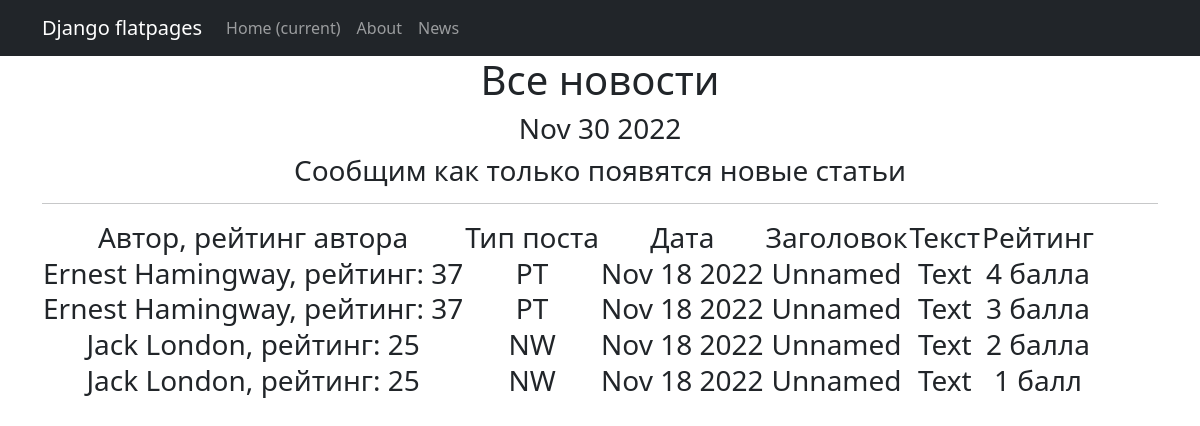
The page /news/ on the database as committed earlier.
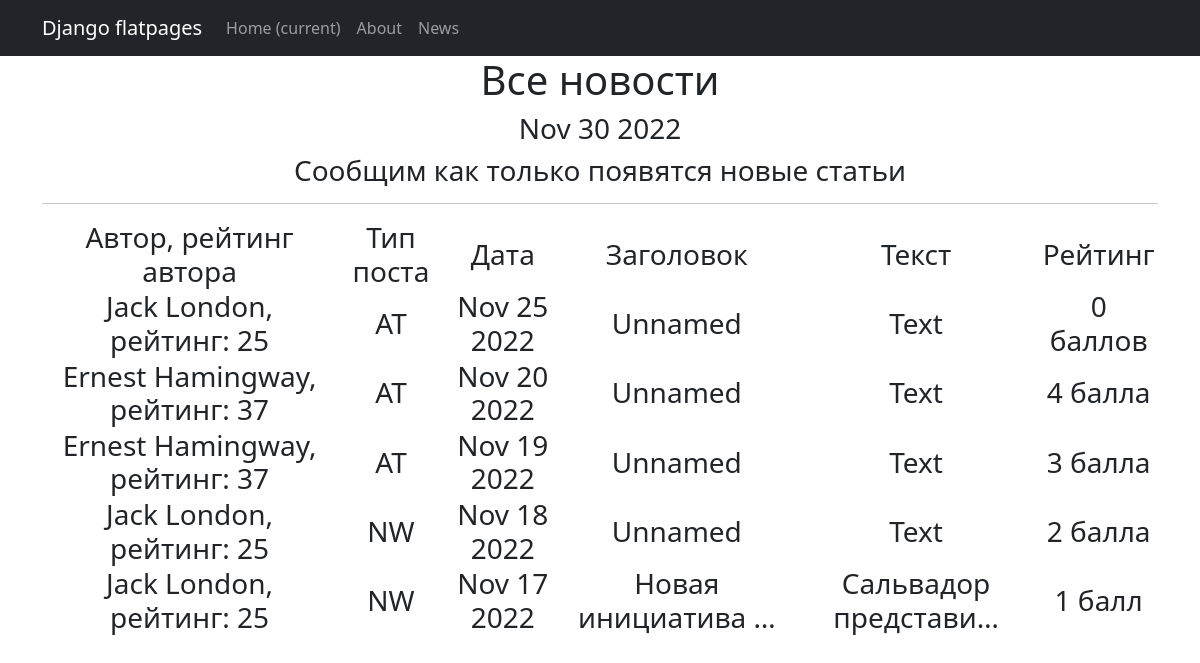
The same page on the database as committed later.
### news/models.py (models this page shows, shortened)
class Post(models.Model):
    news = 'NW'
    article = 'AT'
    ARTICLES = [(news, 'Новость'), (article, 'Статья')]
    author = models.ForeignKey(Author, on_delete=models.CASCADE)
    type = models.CharField(max_length=2, choices=ARTICLES, default=news)
    date_time_in = models.DateTimeField(auto_now_add=True)
    title = models.CharField(max_length=64, default='Unnamed')
    article_text = models.TextField(max_length=10000, default='Text')
    post_rating = models.IntegerField(default=0, db_column='rating')
    categories = models.ManyToManyField(Category, through='PostCategory', related_name='post')
    @property
    def rating(self):
        return self.post_rating
    @rating.setter
    def rating(self, value):
        if value >= 0 and isinstance(value, int):
            self.post_rating = value
        else:
            self.post_rating = 0
        self.save()

class Author(models.Model):
    user = models.OneToOneField(User, on_delete=models.CASCADE)
    rating = models.IntegerField(default=0)
    def __str__(self):
        return f'{self.user}, рейтинг: {self.rating}'

### news/views.py (the view)
# urls.py: path("", NewsList.as_view()),
class NewsList(ListView):
    model = Post
    ordering = '-date_time_in'
    template_name = 'news.html'
    context_object_name = 'news'
    def get_queryset(self):
        queryset = super().get_queryset()
        self.filterset = PostFilter(self.request.GET, queryset)
        return self.filterset.qs
    def get_context_data(self, **kwargs):
        context = super().get_context_data(**kwargs)
        context['time_now'] = datetime.utcnow()
        context['fresh_news'] = None
        return context

### news/templatetags/custom_filters.py (called while the page is built)
@register.filter()
def rating(value):
    if value == 1:
        return f'{value} балл'
    elif 2 <= value <= 4:
        return f'{value} балла'
    else:
        return f'{value} баллов'

### templates/news.html (shortened to what this page needs)
{% extends 'flatpages/default.html' %}
{% load custom_filters %}
{% load custom_tags %}
{% block content %}
    <h1> Все новости </h1>
    <h3>{{ time_now | date:'M d Y' }}</h3>
    <h3>{{ fresh_news | default_if_none:'Сообщим как только появятся новые статьи' }}</h3>
    <hr>
    {% if news %}
    <h3>
        <table>
            <tr>
                <td> Автор, рейтинг автора </td>
                <td> Тип поста </td>
                <td> Дата </td>
                <td> Заголовок </td>
                <td> Текст </td>
                <td> Рейтинг </td>
            </tr>
            {% for new_post in news %}
            <tr>
                <td>{{ new_post.author }}</td>
                <td>{{ new_post.type }}</td>
                <td>{{ new_post.date_time_in | date:'M d Y'}}</td>
                <td>{{ new_post.title | truncatewords:2 }}</td>
                <td>{{ new_post.article_text | truncatechars:20 }}</td>
                <td>{{ new_post.post_rating | rating}}</td>
            </tr>
            {% endfor %}
        </table>
    </h3>
    {% else %}
        <h2> Новостей пока нет! Уа-уа-уааааа </h2>
    {% endif %}
{% endblock content %}

### templates/flatpages/default.html (shortened to what this page needs)
<!DOCTYPE html>
<html lang="en">
    <head>
        {% load static %}
        <link href="{% static 'css/styles.css' %}" rel="stylesheet" />
    </head>
    <body>
        <nav class="navbar navbar-expand-lg navbar-dark bg-dark static-top">
           <div class="container">
               <a class="navbar-brand" href="#">Django flatpages</a>
               <div class="collapse navbar-collapse" id="navbarResponsive">
                   <ul class="navbar-nav ml-auto">
                       <li class="nav-item active">
                           <a class="nav-link" href="#">Home
                               <span class="sr-only">(current)</span>
                           </a>
                       </li>
                       <li class="nav-item">
                           <a class="nav-link" href="/about/">About</a>
                       </li>
                       <li class="nav-item">
                           <a class="nav-link" href="/news/">News</a>
                       </li>
                   </ul>
               </div>
           </div>
        </nav>
        <div class="container">
            <div class="row">
                <div class="col-lg-12 text-center">
                   {% block content %}{% endblock content %}
                </div>
            </div>
        </div>
    </body>
</html>

Rows that differ between the two databases and show on the page:
added Post: author "Jack London, рейтинг: 25", type "AT", date_time_in "Nov 25 2022", title "Unnamed", article_text "Text", post_rating|rating "0 баллов"
changed Post "4 балла": type "PT" → "AT"; date_time_in "Nov 18 2022" → "Nov 20 2022"
changed Post "3 балла": type "PT" → "AT"; date_time_in "Nov 18 2022" → "Nov 19 2022"
changed Post "1 балл": date_time_in "Nov 18 2022" → "Nov 17 2022"; title "Unnamed" → "Новая инициатива …"; article_text "Text" → "Сальвадор представи…"
